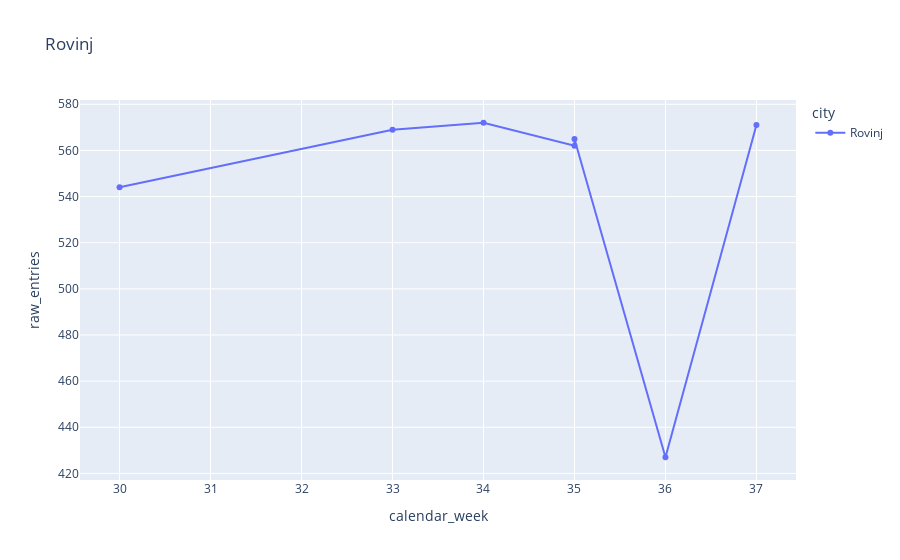
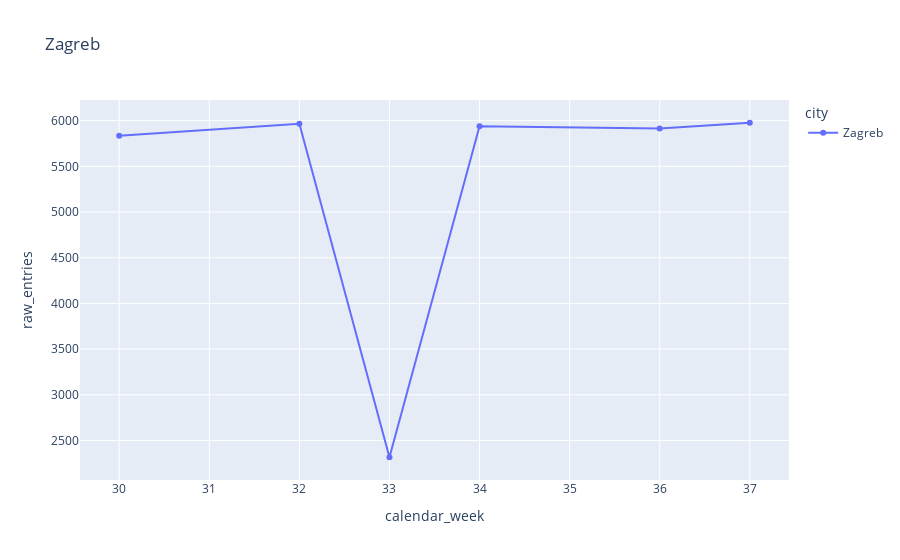
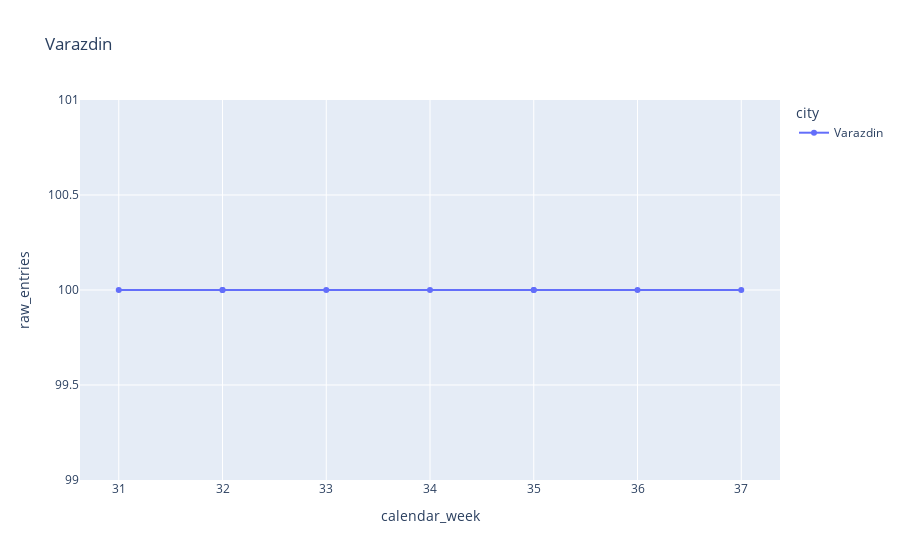

The notebook cell these images were saved under, in order:
### Code cell
for grad in list(df["city"].unique()):
    fig = px.line(df[df["city"] == grad], x="calendar_week", y="raw_entries", color = 'city', markers=True, title=grad)
    fig.show()

### Figure 1 — Plotly figure (JSON) as saved in the notebook; plotly's stock layout.template omitted (floating-point values rounded to 4 significant figures)
{"data": [{"hovertemplate": "city=Rovinj<br>calendar_week=%{x}<br>raw_entries=%{y}<extra></extra>", "legendgroup": "Rovinj", "line": {"color": "#636efa", "dash": "solid"}, "marker": {"symbol": "circle"}, "mode": "lines+markers", "name": "Rovinj", "orientation": "v", "showlegend": true, "type": "scatter", "x": [30, 33, 34, 35, 35, 36, 37], "xaxis": "x", "y": [544, 569, 572, 562, 565, 427, 571], "yaxis": "y"}], "layout": {"legend": {"title": {"text": "city"}, "tracegroupgap": 0}, "title": {"text": "Rovinj"}, "xaxis": {"anchor": "y", "domain": [0, 1], "title": {"text": "calendar_week"}}, "yaxis": {"anchor": "x", "domain": [0, 1], "title": {"text": "raw_entries"}}}}

### Figure 2 — Plotly figure (JSON) as saved in the notebook; plotly's stock layout.template omitted (floating-point values rounded to 4 significant figures)
{"data": [{"hovertemplate": "city=Zagreb<br>calendar_week=%{x}<br>raw_entries=%{y}<extra></extra>", "legendgroup": "Zagreb", "line": {"color": "#636efa", "dash": "solid"}, "marker": {"symbol": "circle"}, "mode": "lines+markers", "name": "Zagreb", "orientation": "v", "showlegend": true, "type": "scatter", "x": [30, 32, 33, 34, 36, 37], "xaxis": "x", "y": [5836, 5966, 2317, 5939, 5915, 5977], "yaxis": "y"}], "layout": {"legend": {"title": {"text": "city"}, "tracegroupgap": 0}, "title": {"text": "Zagreb"}, "xaxis": {"anchor": "y", "domain": [0, 1], "title": {"text": "calendar_week"}}, "yaxis": {"anchor": "x", "domain": [0, 1], "title": {"text": "raw_entries"}}}}

### Figure 3 — Plotly figure (JSON) as saved in the notebook; plotly's stock layout.template omitted (floating-point values rounded to 4 significant figures)
{"data": [{"hovertemplate": "city=Varazdin<br>calendar_week=%{x}<br>raw_entries=%{y}<extra></extra>", "legendgroup": "Varazdin", "line": {"color": "#636efa", "dash": "solid"}, "marker": {"symbol": "circle"}, "mode": "lines+markers", "name": "Varazdin", "orientation": "v", "showlegend": true, "type": "scatter", "x": [31, 32, 32, 33, 34, 35, 35, 36, 37], "xaxis": "x", "y": [100, 100, 100, 100, 100, 100, 100, 100, 100], "yaxis": "y"}], "layout": {"legend": {"title": {"text": "city"}, "tracegroupgap": 0}, "title": {"text": "Varazdin"}, "xaxis": {"anchor": "y", "domain": [0, 1], "title": {"text": "calendar_week"}}, "yaxis": {"anchor": "x", "domain": [0, 1], "title": {"text": "raw_entries"}}}}
